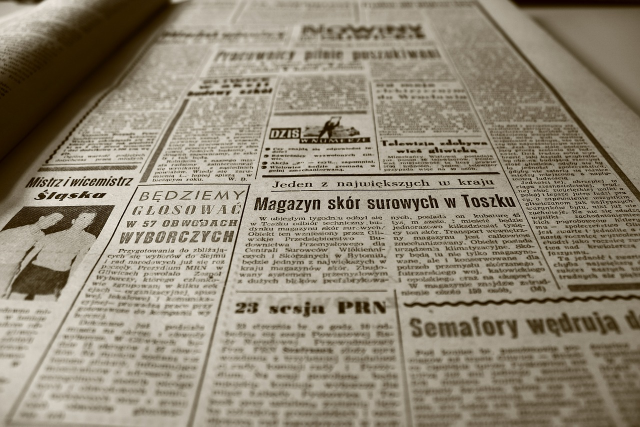
#> input picture 4Study/Python/PythonImageWorkspace/OpenCV/newspaper.jpg, 1280 x 853 px (shown at 1/2 size)
$ jupyter execute 12_Image_Perspective.ipynb
#> lines starting #> are read from the running program, lines starting #| are printed output that depends on the picture
# 12. 이미지 변형 (원근)

## 사다리꼴 이미지 펼치기

[cell 1]
import cv2
import numpy as np

img = cv2.imread('newspaper.jpg')
#> img is the input picture: shape (853, 1280, 3); mean B, G, R 118, 135.9, 145.1

width, height = 640,240 # 가로 크기 640, 세로 크기 240 으로 결과물 출력

src = np.array([[503,348],[1009,345],[1129,601],[445,583]],dtype=np.float32) # input 4개 지점
dst = np.array([[0,0],[width,0],[width,height],[0,height]],dtype=np.float32)
# 좌상, 우상, 우하, 좌하 (시계 방향으로 4지점 정의)


matrix = cv2.getPerspectiveTransform(src,dst) # Matrix 얻어옴
result = cv2.warpPerspective(img,matrix,(width,height)) # matrix 대로 변환
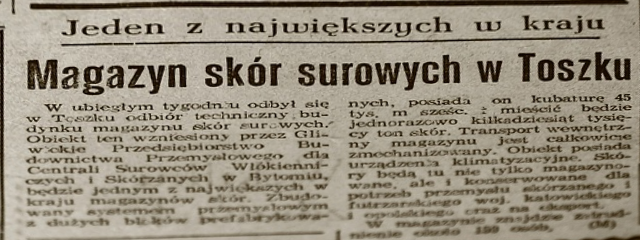
#> result: shape (240, 640, 3); mean B, G, R 124.7, 141.3, 149.7

cv2.imshow('img',img)
cv2.imshow('result',result)
cv2.waitKey(0)
cv2.destroyAllWindows()

## 회전된 이미지 올바로 세우기

[cell 2]
import cv2
import numpy as np

img = cv2.imread('poker.jpg')
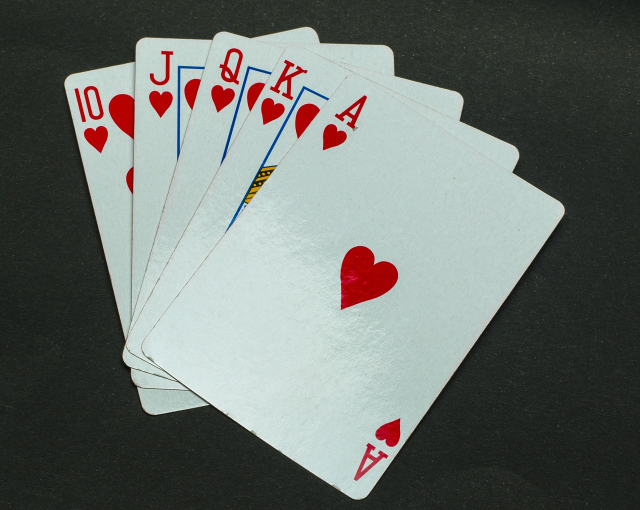
#> input picture 4Study/Python/PythonImageWorkspace/OpenCV/poker.jpg, 1280 x 1019 px (shown at 1/2 size)
#> img is the input picture: shape (1019, 1280, 3); mean B, G, R 108.6, 112.8, 107.3

width, height = 530,710

src = np.array([[703,146],[1126,420],[720,1004],[282,699]],dtype=np.float32) # input 4개 지점
dst = np.array([[0,0],[width,0],[width,height],[0,height]],dtype=np.float32)
# 좌상, 우상, 우하, 좌하 (시계 방향으로 4지점 정의)


matrix = cv2.getPerspectiveTransform(src,dst)
result = cv2.warpPerspective(img,matrix,(width,height)) # matrix 대로 변환
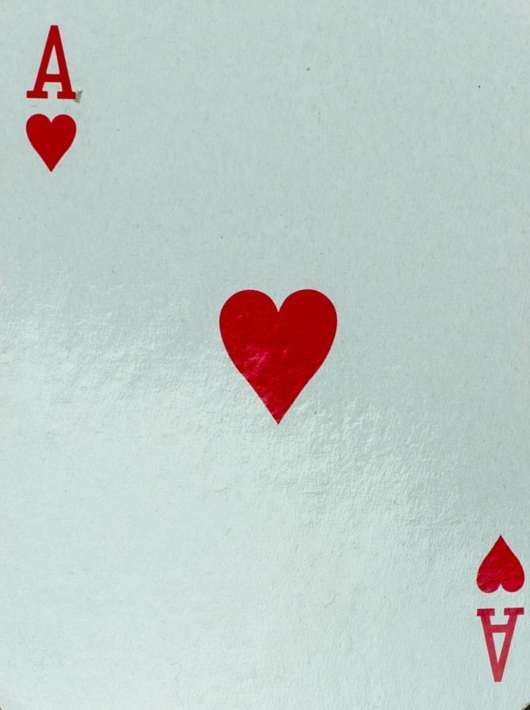
#> result: shape (710, 530, 3); mean B, G, R 198.5, 202, 191.9

cv2.imshow('img',img)
cv2.imshow('result',result)
cv2.waitKey(0)
cv2.destroyAllWindows()
